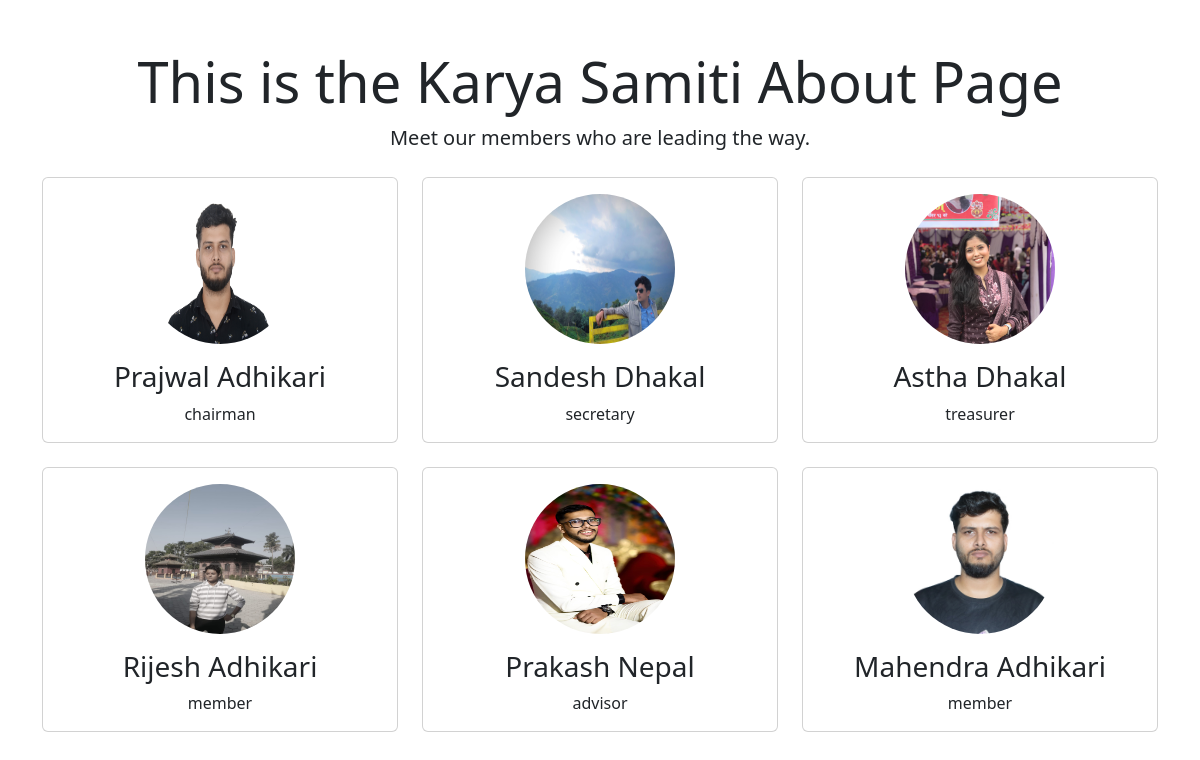
The app's page /karyasamiti/ with its own data.
### forest/models.py (models this page shows)
class Karya_Samiti_Member(models.Model):
    POSITION_CHOICES = [
        ('chairman', 'Chairman'),
        ('secretary', 'Secretary'),
        ('treasurer', 'Treasurer'),
        ('member', 'Member'),
        ('advisor', 'Advisor'),
    ]
    name = models.CharField(max_length=100)
    position = models.CharField(max_length=100,choices=POSITION_CHOICES)
    image = models.ImageField(upload_to= 'images/karya_samiti', default='default_image.jpg')

### forest/views.py (the view)
# urls.py: path('karyasamiti/',views.karyasamiti,name='karyasamiti'),
def karyasamiti(request):
    karyamembers= Karya_Samiti_Member.objects.all()
    return render(request,'karyasamiti.html',{'karyamembers':karyamembers})

### forest/templates/karyasamiti.html (shortened to what this page needs)
<!DOCTYPE html>
<html lang="en">
<head>
    <link href="https://cdn.jsdelivr.net/npm/bootstrap@5.3.0-alpha1/dist/css/bootstrap.min.css" rel="stylesheet">
</head>
<body>
    <div class="container mt-5">
        <div class="text-center">
            <h1 class="display-4">This is the Karya Samiti About Page</h1>
            <p class="lead">Meet our members who are leading the way.</p>
        </div>
        <div class="row justify-content-center mt-4">
            {% for member in karyamembers %}
            <div class="col-md-4 text-center mb-4">
                <div class="card">
                    <div class="card-body">
                        <img src="{{ member.image.url }}" alt="{{ member.name }}" class="img-fluid rounded-circle mb-3" style="width: 150px; height: 150px;">
                        <h3 class="card-title">{{ member.name }}</h3>
                        <p class="card-text">{{ member.position }}</p>
                    </div>
                </div>
            </div>
            {% endfor %}
        </div>
    </div>
</body>
</html>

### records on screen
Karya_Samiti_Member: image (picture), name "Prajwal Adhikari", position "chairman"
Karya_Samiti_Member: image (picture), name "Sandesh Dhakal", position "secretary"
Karya_Samiti_Member: image (picture), name "Astha Dhakal", position "treasurer"
Karya_Samiti_Member: image (picture), name "Rijesh Adhikari", position "member"
Karya_Samiti_Member: image (picture), name "Prakash Nepal", position "advisor"
Karya_Samiti_Member: image (picture), name "Mahendra Adhikari", position "member"
